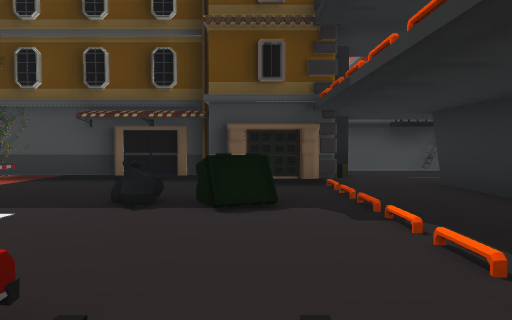
View 1 (above)

24 first-person views from a walk through a scene from a Unity 3-D project. The camera is 1.4 m above the floor, tilts 2° down and sees 70° across. The floor is counted in squares, 2 m on a side. Each view is taken from the middle of a square. On the plan, view 1 faces up. The plan holds only what a view shows up to about 11 squares ahead; the rest is blank. The place goes on beyond the plan. The player is left out. Surface patterns are stand-ins for the level's own textures.

View 2
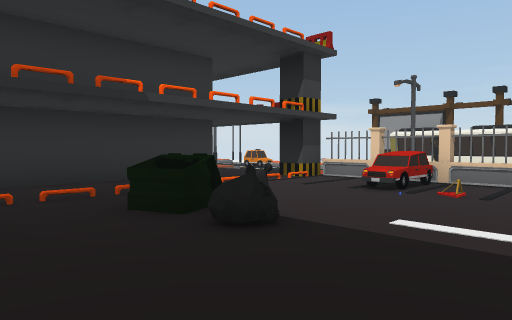

View 3
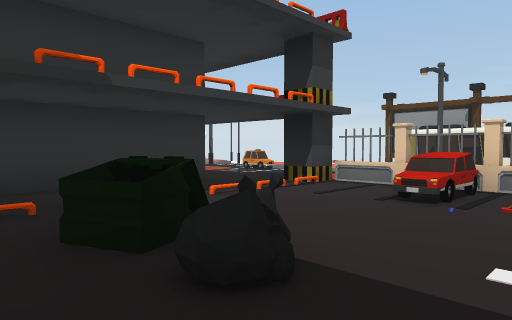

View 4
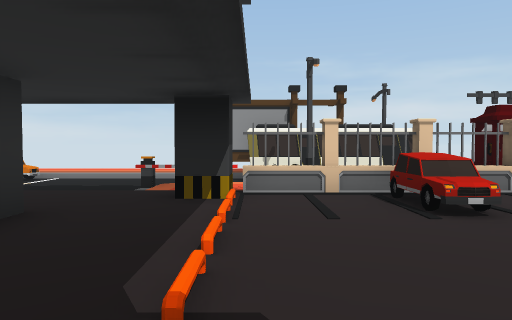

View 5
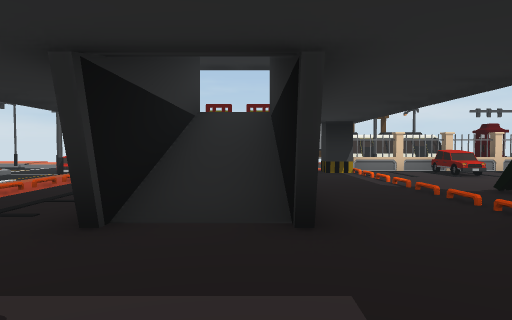

View 6
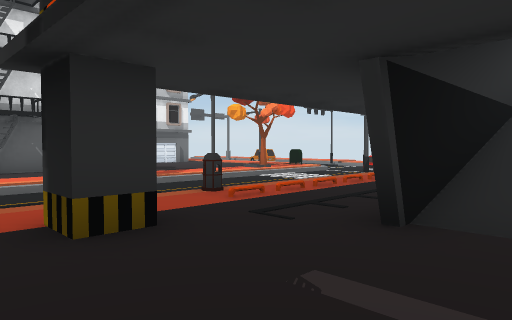

View 7
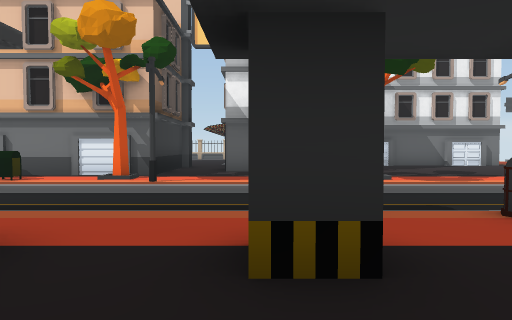

View 8
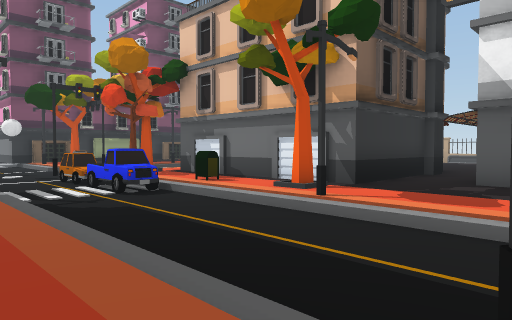

View 9
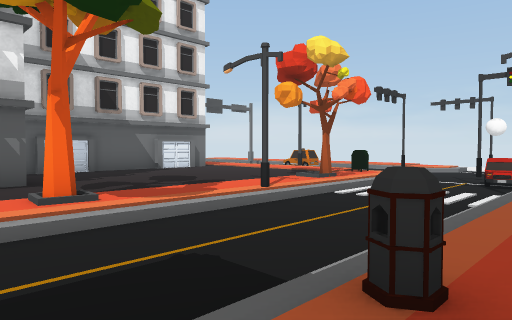

View 10
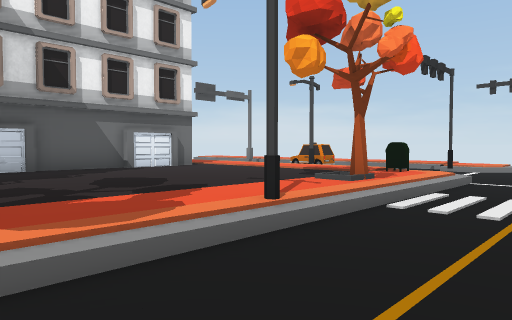

View 11
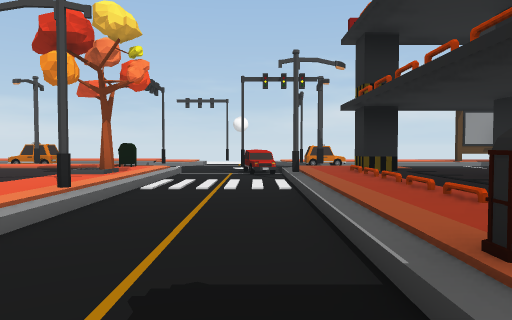

View 12
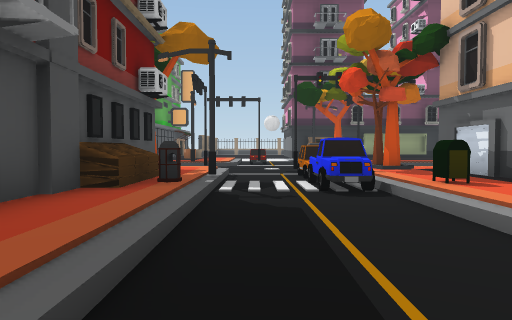

View 13
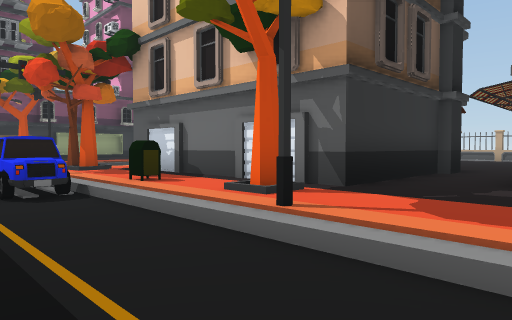

View 14
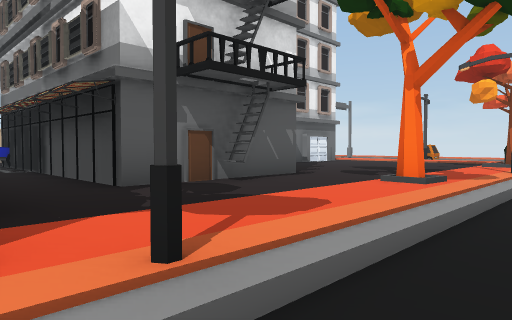

View 15
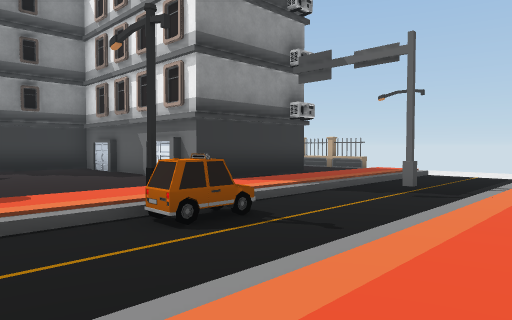

View 16
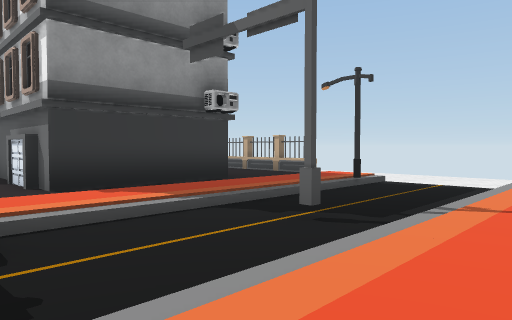

View 17
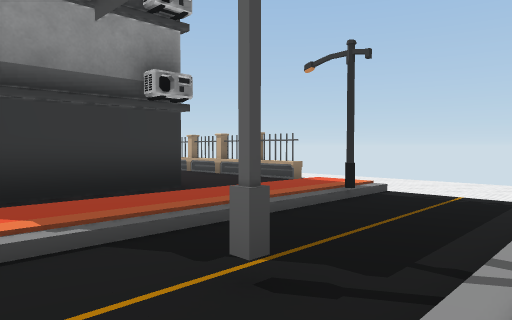

View 18
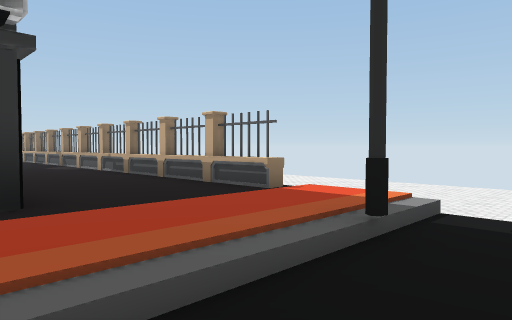

View 19
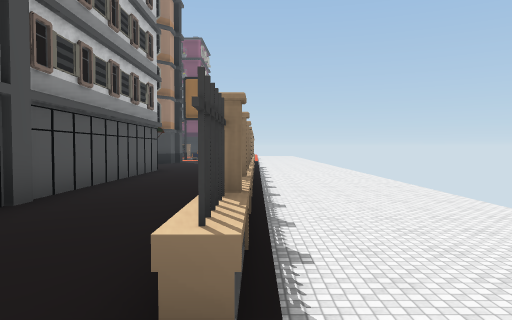

View 20
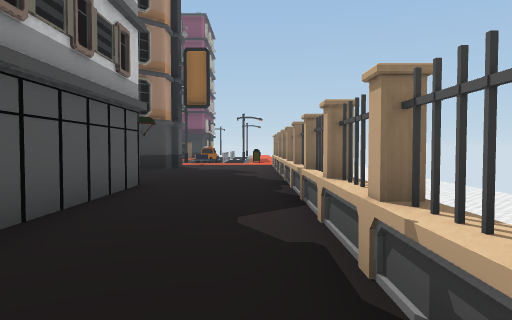

View 21
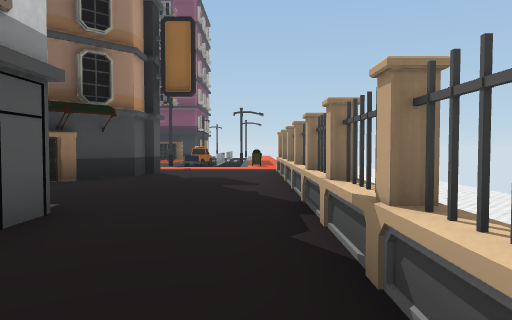

View 22
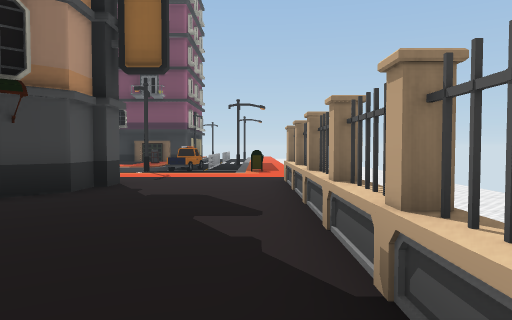

View 23
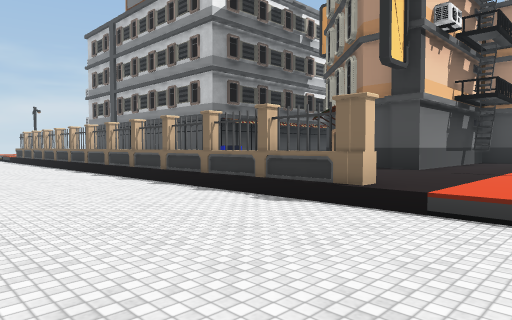

View 24
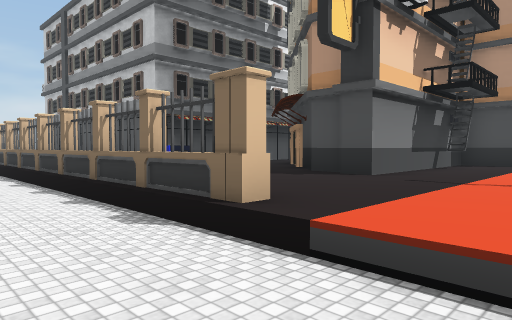

### Floor plan
Key: @ floor where view 1 was taken; # wall or solid block; . main floor; - floor 0.25 m lower than the main floor; _ floor 0.5 m lower than the main floor; / step, stairs or slope; ^ raised ledge; B building; U dumpster; C car; S streetlight; A bus; R barrier; T taxi; I bin; M mailbox; E tree; O other object.
Columns run from 4 left of view 1 to 30 right of it. Each row starts with its distance up from view 1.
 19             ./--  O       S.../__ _
 18            E..-TEOE     ....../____
 17             ..-T/..  #......../____
 16              S-//.#  ##B###...^____
 15             BI-C/.#      ##...#____
 14             B.--/M#     ##....^____
 13             ..--/.B    ##.....^____
 12             ..--OE######......^____
 11       B###  ..--S.............^____
 10       B.......--/...######C...^____
  9        ....#..--/...#     C...^____
  8 ####  .......S--/..B#      ...^____
  7 ...###..BB....--//..#      ...^____
  6 O.......##B./I--/OE....    ...#____
  5 ..OUU...##B./.--/......#   ...#____
  4 ...OU...BBB./.--/......#   ...^____
  3  .......#BB./.--S......#   ...^____
  2  .......# B./.--/......#   ...^____
  1  ..C....## ./.--/OE....B   ...^____
  0  ..C@.#....#/S--/......####...^____
 -1 #^^^^^#//// ..C-/............./____
 -2 #O     R    ./C-/M............/____
 -3     S   --- S  --  -ST-------S/____
 -4  A  A  -----   --#-------#----/____
 -5  S    -----TT   --------------/____
 -6     AAA         /.............
 -7                 /// // //

Positions as (right, up) in squares from view 1, and headings:
1: (0, 0), facing up
2: (-4, 7), facing down-right
3: (-3, 6), facing down-right
4: (1, 5), facing down
5: (4, 10), facing down
6: (4, 10), facing down-right
7: (5, 9), facing right
8: (8, 8), facing up-right
9: (8, 8), facing down-right
10: (10, 6), facing down-right
11: (10, 8), facing down
12: (10, 9), facing up
13: (10, 9), facing up-right
14: (11, 12), facing down-right
15: (14, -7), facing up-right
16: (17, -7), facing up-right
17: (19, -6), facing up-right
18: (22, -4), facing up-right
19: (26, -2), facing up
20: (25, 3), facing up
21: (25, 6), facing up
22: (25, 9), facing up
23: (30, 19), facing down-left
24: (28, 19), facing down-left
